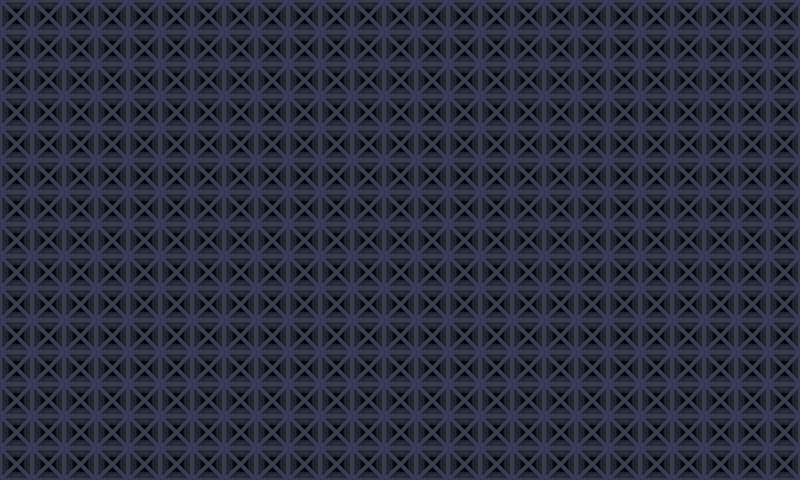

Rendered tile map (Tiled .tmx) drawn with the repository's tilesets; below, a short description and the map source with its tile grids summarised:
An orthogonal 25x15 tile map with 32x32 px tiles, 1 tile layer (Tile Layer 1).

<map version="1.0" orientation="orthogonal" renderorder="right-down" width="25" height="15" tilewidth="32" tileheight="32" nextobjectid="1">
 <tileset firstgid="1" name="set2" tilewidth="32" tileheight="32" tilecount="30">
  <image source="tileset2.png" width="192" height="160" />
 </tileset>
 <layer name="Tile Layer 1" width="25" height="15">
  <data>[375 cells, 375 non-empty, 1 distinct tile ids]</data>
 </layer>
</map>